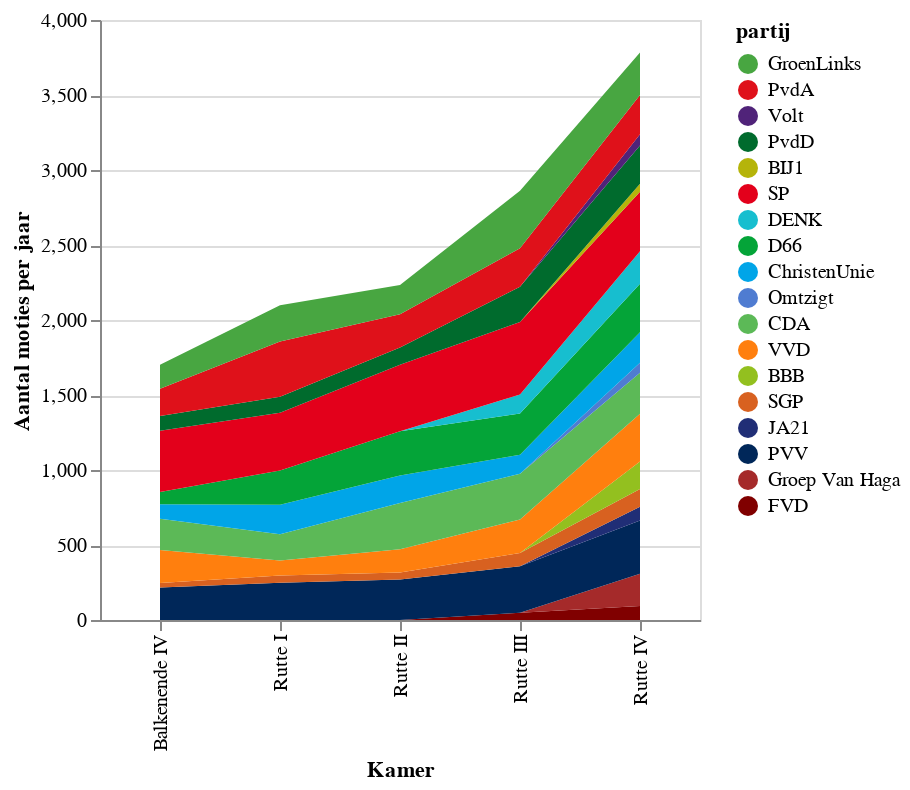

Source (notebook cell):
### Code cell
#| echo: false
# Step 1: create the line
metric_of_interest = 'aantal'
data = stats[stats['stat'] == metric_of_interest].copy()
relevant_parties = (parameters.parties)
data['partij'] = pd.Categorical(data['partij'], relevant_parties)
data = data.sort_values(by='partij',ascending=False)
data = add_zero_for_not_existing_parties(data, metric_of_interest)
area = alt.Chart(data).mark_area(interpolate="linear").encode(
    x='Kamer:O',
    y=alt.Y("value:Q", stack='zero'),
    order='order:O',
    tooltip=['partij:N'],
    color=alt.Color("partij",scale = alt.Scale(domain=relevant_parties,range= [party_colors[p] for p in (relevant_parties)])))

area.encoding.y.title = 'Aantal moties per jaar'

chart = alt.layer(area, width=300)
chart

### Figure 1 — Vega-Lite specification as saved in the notebook (floating-point values rounded to 4 significant figures)
{"config": {"view": {"continuousWidth": 300, "continuousHeight": 300}}, "layer": [{"mark": {"type": "area", "interpolate": "linear"}, "encoding": {"color": {"field": "partij", "scale": {"domain": ["GroenLinks", "PvdA", "Volt", "PvdD", "BIJ1", "SP", "DENK", "D66", "ChristenUnie", "Omtzigt", "CDA", "VVD", "BBB", "SGP", "JA21", "PVV", "Groep Van Haga", "FVD"], "range": ["#48a641", "#df111a", "#502379", "#006b2d", "#b5b40a", "#e3001b", "#17becf", "#04a438", "#00a5e8", "#4f7cd1", "#5cb957", "#ff7f0e", "#93c01f", "#d86120", "#202e76", "#002759", "brown", "#800000"]}, "type": "nominal"}, "order": {"field": "order", "type": "ordinal"}, "tooltip": [{"field": "partij", "type": "nominal"}], "x": {"field": "Kamer", "type": "ordinal"}, "y": {"field": "value", "stack": "zero", "title": "Aantal moties per jaar", "type": "quantitative"}}}], "data": {"name": "data-106fc850f0f0472865eb692c91263591"}, "width": 300, "$schema": "https://vega.github.io/schema/vega-lite/v5.8.0.json", "datasets": {"data-106fc850f0f0472865eb692c91263591": [{"partij": "FVD", "Kamer": "Rutte IV", "stat": "aantal", "value": 94, "DivisionFactor": 2.334}, {"partij": "FVD", "Kamer": "Rutte III", "stat": "aantal", "value": 49, "DivisionFactor": 4.022}, {"partij": "FVD", "Kamer": "Rutte II", "stat": "aantal", "value": 0, "DivisionFactor": null}, {"partij": "FVD", "Kamer": "Balkenende IV", "stat": "aantal", "value": 0, "DivisionFactor": null}, {"partij": "FVD", "Kamer": "Rutte I", "stat": "aantal", "value": 0, "DivisionFactor": null}, {"partij": "Groep Van Haga", "Kamer": "Rutte IV", "stat": "aantal", "value": 214, "DivisionFactor": 2.334}, {"partij": "Groep Van Haga", "Kamer": "Rutte III", "stat": "aantal", "value": 0, "DivisionFactor": null}, {"partij": "Groep Van Haga", "Kamer": "Rutte II", "stat": "aantal", "value": 0, "DivisionFactor": null}, {"partij": "Groep Van Haga", "Kamer": "Balkenende IV", "stat": "aantal", "value": 0, "DivisionFactor": null}, {"partij": "Groep Van Haga", "Kamer": "Rutte I", "stat": "aantal", "value": 0, "DivisionFactor": null}, {"partij": "PVV", "Kamer": "Rutte IV", "stat": "aantal", "value": 356, "DivisionFactor": 2.334}, {"partij": "PVV", "Kamer": "Rutte III", "stat": "aantal", "value": 310, "DivisionFactor": 4.022}, {"partij": "PVV", "Kamer": "Rutte II", "stat": "aantal", "value": 270, "DivisionFactor": 4.504}, {"partij": "PVV", "Kamer": "Balkenende IV", "stat": "aantal", "value": 217, "DivisionFactor": 1.455}, {"partij": "PVV", "Kamer": "Rutte I", "stat": "aantal", "value": 249, "DivisionFactor": 2.26}, {"partij": "JA21", "Kamer": "Rutte IV", "stat": "aantal", "value": 91, "DivisionFactor": 2.334}, {"partij": "JA21", "Kamer": "Rutte III", "stat": "aantal", "value": 0, "DivisionFactor": null}, {"partij": "JA21", "Kamer": "Rutte II", "stat": "aantal", "value": 0, "DivisionFactor": null}, {"partij": "JA21", "Kamer": "Balkenende IV", "stat": "aantal", "value": 0, "DivisionFactor": null}, {"partij": "JA21", "Kamer": "Rutte I", "stat": "aantal", "value": 0, "DivisionFactor": null}, {"partij": "SGP", "Kamer": "Rutte IV", "stat": "aantal", "value": 119, "DivisionFactor": 2.334}, {"partij": "SGP", "Kamer": "Rutte III", "stat": "aantal", "value": 88, "DivisionFactor": 4.022}, {"partij": "SGP", "Kamer": "Rutte II", "stat": "aantal", "value": 46, "DivisionFactor": 4.504}, {"partij": "SGP", "Kamer": "Balkenende IV", "stat": "aantal", "value": 30, "DivisionFactor": 1.455}, {"partij": "SGP", "Kamer": "Rutte I", "stat": "aantal", "value": 48, "DivisionFactor": 2.26}, {"partij": "BBB", "Kamer": "Rutte IV", "stat": "aantal", "value": 182, "DivisionFactor": 2.334}, {"partij": "BBB", "Kamer": "Rutte III", "stat": "aantal", "value": 0, "DivisionFactor": null}, {"partij": "BBB", "Kamer": "Rutte II", "stat": "aantal", "value": 0, "DivisionFactor": null}, {"partij": "BBB", "Kamer": "Balkenende IV", "stat": "aantal", "value": 0, "DivisionFactor": null}, {"partij": "BBB", "Kamer": "Rutte I", "stat": "aantal", "value": 0, "DivisionFactor": null}, {"partij": "VVD", "Kamer": "Rutte IV", "stat": "aantal", "value": 319, "DivisionFactor": 2.334}, {"partij": "VVD", "Kamer": "Rutte III", "stat": "aantal", "value": 223, "DivisionFactor": 4.022}, {"partij": "VVD", "Kamer": "Rutte II", "stat": "aantal", "value": 156, "DivisionFactor": 4.504}, {"partij": "VVD", "Kamer": "Balkenende IV", "stat": "aantal", "value": 219, "DivisionFactor": 1.455}, {"partij": "VVD", "Kamer": "Rutte I", "stat": "aantal", "value": 99, "DivisionFactor": 2.26}, {"partij": "CDA", "Kamer": "Rutte IV", "stat": "aantal", "value": 273, "DivisionFactor": 2.334}, {"partij": "CDA", "Kamer": "Rutte III", "stat": "aantal", "value": 305, "DivisionFactor": 4.022}, {"partij": "CDA", "Kamer": "Rutte II", "stat": "aantal", "value": 308, "DivisionFactor": 4.504}, {"partij": "CDA", "Kamer": "Balkenende IV", "stat": "aantal", "value": 209, "DivisionFactor": 1.455}, {"partij": "CDA", "Kamer": "Rutte I", "stat": "aantal", "value": 176, "DivisionFactor": 2.26}, {"partij": "Omtzigt", "Kamer": "Rutte IV", "stat": "aantal", "value": 67, "DivisionFactor": 2.334}, {"partij": "Omtzigt", "Kamer": "Rutte III", "stat": "aantal", "value": 0, "DivisionFactor": null}, {"partij": "Omtzigt", "Kamer": "Rutte II", "stat": "aantal", "value": 0, "DivisionFactor": null}, {"partij": "Omtzigt", "Kamer": "Balkenende IV", "stat": "aantal", "value": 0, "DivisionFactor": null}, {"partij": "Omtzigt", "Kamer": "Rutte I", "stat": "aantal", "value": 0, "DivisionFactor": null}, {"partij": "ChristenUnie", "Kamer": "Rutte IV", "stat": "aantal", "value": 203, "DivisionFactor": 2.334}, {"partij": "ChristenUnie", "Kamer": "Rutte III", "stat": "aantal", "value": 127, "DivisionFactor": 4.022}, {"partij": "ChristenUnie", "Kamer": "Rutte II", "stat": "aantal", "value": 184, "DivisionFactor": 4.504}, {"partij": "ChristenUnie", "Kamer": "Balkenende IV", "stat": "aantal", "value": 96, "DivisionFactor": 1.455}, {"partij": "ChristenUnie", "Kamer": "Rutte I", "stat": "aantal", "value": 196, "DivisionFactor": 2.26}, {"partij": "D66", "Kamer": "Rutte IV", "stat": "aantal", "value": 323, "DivisionFactor": 2.334}, {"partij": "D66", "Kamer": "Rutte III", "stat": "aantal", "value": 274, "DivisionFactor": 4.022}, {"partij": "D66", "Kamer": "Rutte II", "stat": "aantal", "value": 294, "DivisionFactor": 4.504}, {"partij": "D66", "Kamer": "Balkenende IV", "stat": "aantal", "value": 82, "DivisionFactor": 1.455}, {"partij": "D66", "Kamer": "Rutte I", "stat": "aantal", "value": 229, "DivisionFactor": 2.26}, {"partij": "DENK", "Kamer": "Rutte IV", "stat": "aantal", "value": 217, "DivisionFactor": 2.334}, {"partij": "DENK", "Kamer": "Rutte III", "stat": "aantal", "value": 127, "DivisionFactor": 4.022}, {"partij": "DENK", "Kamer": "Rutte II", "stat": "aantal", "value": 0, "DivisionFactor": null}, {"partij": "DENK", "Kamer": "Balkenende IV", "stat": "aantal", "value": 0, "DivisionFactor": null}, {"partij": "DENK", "Kamer": "Rutte I", "stat": "aantal", "value": 0, "DivisionFactor": null}, {"partij": "SP", "Kamer": "Rutte IV", "stat": "aantal", "value": 397, "DivisionFactor": 2.334}, {"partij": "SP", "Kamer": "Rutte III", "stat": "aantal", "value": 483, "DivisionFactor": 4.022}, {"partij": "SP", "Kamer": "Rutte II", "stat": "aantal", "value": 443, "DivisionFactor": 4.504}, {"partij": "SP", "Kamer": "Balkenende IV", "stat": "aantal", "value": 409, "DivisionFactor": 1.455}, {"partij": "SP", "Kamer": "Rutte I", "stat": "aantal", "value": 385, "DivisionFactor": 2.26}, {"partij": "BIJ1", "Kamer": "Rutte IV", "stat": "aantal", "value": 53, "DivisionFactor": 2.334}, {"partij": "BIJ1", "Kamer": "Rutte III", "stat": "aantal", "value": 0, "DivisionFactor": null}, {"partij": "BIJ1", "Kamer": "Rutte II", "stat": "aantal", "value": 0, "DivisionFactor": null}, {"partij": "BIJ1", "Kamer": "Balkenende IV", "stat": "aantal", "value": 0, "DivisionFactor": null}, {"partij": "BIJ1", "Kamer": "Rutte I", "stat": "aantal", "value": 0, "DivisionFactor": null}, {"partij": "PvdD", "Kamer": "Rutte IV", "stat": "aantal", "value": 256, "DivisionFactor": 2.334}, {"partij": "PvdD", "Kamer": "Rutte III", "stat": "aantal", "value": 236, "DivisionFactor": 4.022}, {"partij": "PvdD", "Kamer": "Rutte II", "stat": "aantal", "value": 116, "DivisionFactor": 4.504}, {"partij": "PvdD", "Kamer": "Balkenende IV", "stat": "aantal", "value": 98, "DivisionFactor": 1.455}, {"partij": "PvdD", "Kamer": "Rutte I", "stat": "aantal", "value": 107, "DivisionFactor": 2.26}, {"partij": "Volt", "Kamer": "Rutte IV", "stat": "aantal", "value": 74, "DivisionFactor": 2.334}, {"partij": "Volt", "Kamer": "Rutte III", "stat": "aantal", "value": 0, "DivisionFactor": null}, {"partij": "Volt", "Kamer": "Rutte II", "stat": "aantal", "value": 0, "DivisionFactor": null}, {"partij": "Volt", "Kamer": "Balkenende IV", "stat": "aantal", "value": 0, "DivisionFactor": null}, {"partij": "Volt", "Kamer": "Rutte I", "stat": "aantal", "value": 0, "DivisionFactor": null}, {"partij": "PvdA", "Kamer": "Rutte IV", "stat": "aantal", "value": 262, "DivisionFactor": 2.334}, {"partij": "PvdA", "Kamer": "Rutte III", "stat": "aantal", "value": 257, "DivisionFactor": 4.022}, {"partij": "PvdA", "Kamer": "Rutte II", "stat": "aantal", "value": 222, "DivisionFactor": 4.504}, {"partij": "PvdA", "Kamer": "Balkenende IV", "stat": "aantal", "value": 181, "DivisionFactor": 1.455}, {"partij": "PvdA", "Kamer": "Rutte I", "stat": "aantal", "value": 368, "DivisionFactor": 2.26}, {"partij": "GroenLinks", "Kamer": "Rutte IV", "stat": "aantal", "value": 284, "DivisionFactor": 2.334}, {"partij": "GroenLinks", "Kamer": "Rutte III", "stat": "aantal", "value": 382, "DivisionFactor": 4.022}, {"partij": "GroenLinks", "Kamer": "Rutte II", "stat": "aantal", "value": 194, "DivisionFactor": 4.504}, {"partij": "GroenLinks", "Kamer": "Balkenende IV", "stat": "aantal", "value": 161, "DivisionFactor": 1.455}, {"partij": "GroenLinks", "Kamer": "Rutte I", "stat": "aantal", "value": 242, "DivisionFactor": 2.26}]}}
